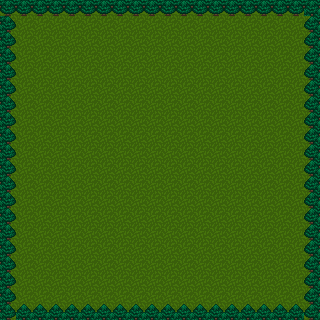

The image is a tile-based game level rendered from a .tmx file. Its description and complete source (layers, tilesets, objects, tile grids) follow:
An orthogonal 20x20 tile map with 16x16 px tiles, 1 tile layer (Calque de Tile 1).

<map version="1.0" orientation="orthogonal" renderorder="left-up" width="20" height="20" tilewidth="16" tileheight="16" nextobjectid="1">
 <tileset firstgid="1" name="set_0" tilewidth="16" tileheight="16" tilecount="324" columns="18">
  <image source="set_0.gif" trans="000000" width="288" height="288" />
  <terraintypes>
   <terrain name="Nouveau terrain" tile="-1" />
  </terraintypes>
 </tileset>
 <layer name="Calque de Tile 1" width="20" height="20">
  <data encoding="csv">
92,92,92,92,92,92,92,92,92,92,92,92,92,92,92,92,92,92,92,74,
75,221,221,221,221,221,221,221,221,221,221,221,221,221,221,221,221,221,221,73,
75,221,221,221,221,221,221,221,221,221,221,221,221,221,221,221,221,221,221,73,
75,221,221,221,221,221,221,221,221,221,221,221,221,221,221,221,221,221,221,73,
75,221,221,221,221,221,221,221,221,221,221,221,221,221,221,221,221,221,221,73,
75,221,221,221,221,221,221,221,221,221,221,221,221,221,221,221,221,221,221,73,
75,221,221,221,221,221,221,221,221,221,221,221,221,221,221,221,221,221,221,73,
75,221,221,221,221,221,221,221,221,221,221,221,221,221,221,221,221,221,221,73,
75,221,221,221,221,221,221,221,221,221,221,221,221,221,221,221,221,221,221,73,
75,221,221,221,221,221,221,221,221,221,221,221,221,221,221,221,221,221,221,73,
75,221,221,221,221,221,221,221,221,221,221,221,221,221,221,221,221,221,221,73,
75,221,221,221,221,221,221,221,221,221,221,221,221,221,221,221,221,221,221,73,
75,221,221,221,221,221,221,221,221,221,221,221,221,221,221,221,221,221,221,73,
75,221,221,221,221,221,221,221,221,221,221,221,221,221,221,221,221,221,221,73,
75,221,221,221,221,221,221,221,221,221,221,221,221,221,221,221,221,221,221,73,
75,221,221,221,221,221,221,221,221,221,221,221,221,221,221,221,221,221,221,73,
75,221,221,221,221,221,221,221,221,221,221,221,221,221,221,221,221,221,221,73,
75,221,221,221,221,221,221,221,221,221,221,221,221,221,221,221,221,221,221,73,
75,221,221,221,221,221,221,221,221,221,221,221,221,221,221,221,221,221,221,73,
75,56,56,56,56,56,56,56,56,56,56,56,56,56,56,56,56,56,56,73
</data>
 </layer>
</map>
